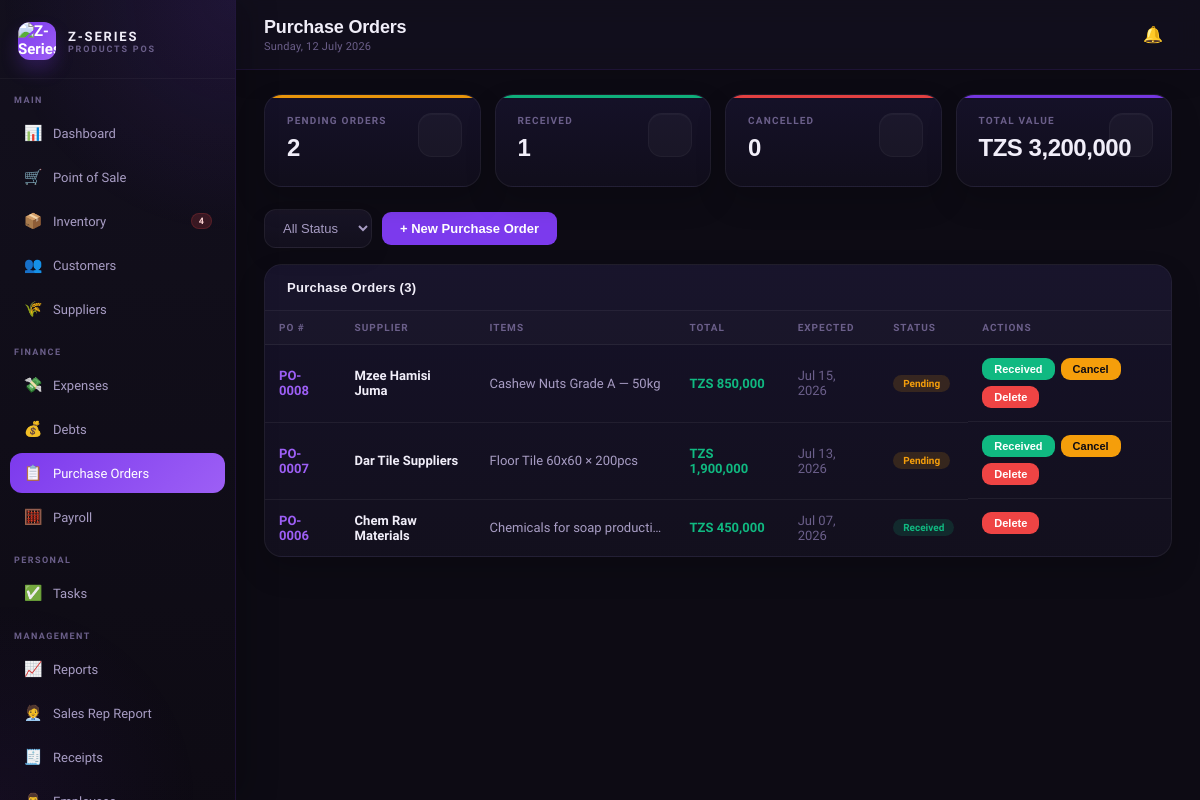
/purchase_orders.php (signed in), run on the app's committed database.
### tables this page shows
CREATE TABLE purchase_orders (
  id INT AUTO_INCREMENT PRIMARY KEY,
  po_number VARCHAR(20) UNIQUE NOT NULL,
  supplier_id INT,
  supplier_name VARCHAR(150),
  items TEXT,
  total_amount DECIMAL(12,2),
  payment_terms VARCHAR(100),
  order_date DATE,
  expected_date DATE,
  status ENUM('pending','received','cancelled') DEFAULT 'pending',
  notes TEXT,
  created_at TIMESTAMP DEFAULT CURRENT_TIMESTAMP,
  FOREIGN KEY (supplier_id) REFERENCES suppliers(id)
);

### config.php (called while the page is built, shortened)
<?php
function tzs($amount) {
    return 'TZS ' . number_format($amount, 0, '.', ',');
}
?>

### purchase_orders.php (the view, shortened to what this page needs)
<?php
require_once 'includes/header.php';
$status_f = $_GET['status']??'';
$allowed_statuses = ['pending','received','cancelled'];
if (!in_array($status_f, $allowed_statuses, true)) {
  $status_f = '';
}
if ($status_f) {
  $stmt = $conn->prepare("SELECT * FROM purchase_orders WHERE status = ? ORDER BY created_at DESC");
  $stmt->bind_param('s', $status_f);
  $stmt->execute();
  $pos = $stmt->get_result();
} else {
  $pos = $conn->query("SELECT * FROM purchase_orders ORDER BY created_at DESC");
}
$stats = $conn->query("SELECT SUM(status='pending') as pending, SUM(status='received') as received, SUM(status='cancelled') as cancelled, COALESCE(SUM(total_amount),0) as total_value FROM purchase_orders")->fetch_assoc();
?>
<div class="stats-grid">
  <div class="stat-card amber"><div class="stat-label">Pending Orders</div><div class="stat-value"><?=$stats['pending']?></div><div class="stat-icon"></div></div>
  <div class="stat-card green"><div class="stat-label">Received</div><div class="stat-value"><?=$stats['received']?></div><div class="stat-icon"></div></div>
  <div class="stat-card red"><div class="stat-label">Cancelled</div><div class="stat-value"><?=$stats['cancelled']?></div><div class="stat-icon"></div></div>
  <div class="stat-card purple"><div class="stat-label">Total Value</div><div class="stat-value"><?=tzs($stats['total_value'])?></div><div class="stat-icon"></div></div>
</div>
<form method="GET" style="display:contents"><div class="filter-bar">
  <select class="filter-select" name="status" onchange="this.form.submit()"><option value="">All Status</option></select>
  <button type="button" class="btn btn-primary" onclick="openModal('add-po-modal')">+ New Purchase Order</button>
</div></form>
<div class="card"><div class="card-header"><span class="card-title">Purchase Orders (<?=$pos->num_rows?>)</span></div>
<div class="table-wrap"><table><thead><tr><th>PO #</th><th>Supplier</th><th>Items</th><th>Total</th><th>Expected</th><th>Status</th><th>Actions</th></tr></thead>
<tbody><?php while($po=$pos->fetch_assoc()):?>
<tr><td class="text-purple"><?=htmlspecialchars($po['po_number'])?></td><td class="td-bold"><?=htmlspecialchars($po['supplier_name'])?></td>
<td style="max-width:200px;overflow:hidden;text-overflow:ellipsis;white-space:nowrap"><?=htmlspecialchars($po['items'])?></td>
<td class="text-success"><?=tzs($po['total_amount'])?></td>
<td class="text-muted"><?=$po['expected_date']?date('M d, Y',strtotime($po['expected_date'])):'—'?></td>
<td><span class="badge badge-<?=$po['status']==='received'?'success':($po['status']==='pending'?'warning':'danger')?>"><?=ucfirst($po['status'])?></span></td>
<td style="display:flex;gap:6px;align-items:center;flex-wrap:wrap">
  <?php if($po['status']==='pending'):?>
  <form method="POST" style="margin:0"><input type="hidden" name="action" value="receive"><?= csrfInput() ?><input type="hidden" name="id" value="<?=$po['id']?>">
  <button type="submit" class="btn btn-success btn-sm">Received</button></form>
  <form method="POST" style="margin:0" data-confirm="Cancel this purchase order?"><input type="hidden" name="action" value="cancel"><?= csrfInput() ?><input type="hidden" name="id" value="<?=$po['id']?>">
  <button type="submit" class="btn btn-warning btn-sm">Cancel</button></form>
  <?php endif;?>
  <form method="POST" style="margin:0" data-confirm="Delete purchase order <?=htmlspecialchars($po['po_number'], ENT_QUOTES)?>?">
  <button type="submit" class="btn btn-danger btn-sm">Delete</button></form>
</td></tr>
<?php endwhile; if($pos->num_rows===0):?><tr><td colspan="7" style="text-align:center;padding:30px;color:var(--text3)">No purchase orders found</td></tr><?php endif;?></tbody></table></div></div>
<?php
require_once 'includes/footer.php';
?>

### css/style.css (style rules this page uses)
* { margin:0;padding:0;box-sizing:border-box }
:root { --bg:#0D0B14;--bg2:#13101E;--bg3:#1A1628;--bg4:#211D35; --purple:#7C3AED;--purple2:#9D5FF5;--purple3:#5B21B6; --purple-glow:rgba(124,58,237,0.15);--purple-light:rgba(124,58,237,0.08); --text:#F1EEF9;--text2:#A89DC4;--text3:#6B5F8A; --border:rgba(124,58,237,0.18);--border2:rgba(255,255,255,0.06); --success:#10B981;--warning:#F59E0B;--danger:#EF4444;--info:#3B82F6; --card-bg:#16122A; }
body { font-family:'Satoshi',sans-serif;background:var(--bg);color:var(--text);min-height:100vh }
.stats-grid { display:grid;grid-template-columns:repeat(4,1fr);gap:14px;margin-bottom:22px }
.stat-card { background:linear-gradient(180deg,rgba(22,18,42,0.96),rgba(17,14,28,0.98));border:1px solid var(--border2);border-radius:18px;padding:20px 22px;position:relative;overflow:hidden;box-shadow:0 14px 30px rgba(0,0,0,0.18) }
.stat-card::before { content:'';position:absolute;top:0;left:0;right:0;height:3px;opacity:0.95 }
.stat-card.purple::before { background:var(--purple) }
.stat-card.green::before { background:var(--success) }
.stat-card.amber::before { background:var(--warning) }
.stat-card.red::before { background:var(--danger) }
.stat-label { font-size:10px;font-weight:700;color:var(--text3);text-transform:uppercase;letter-spacing:0.12em;margin-bottom:8px }
.stat-value { font-size:24px;font-weight:800;color:var(--text);font-family:'Syne',sans-serif;margin-bottom:4px;letter-spacing:-0.02em }
.stat-icon { position:absolute;right:18px;top:18px;width:44px;height:44px;border-radius:14px;display:flex;align-items:center;justify-content:center;font-size:20px;opacity:1;background:rgba(255,255,255,0.03);border:1px solid rgba(255,255,255,0.04);box-shadow:inset 0 1px 0 rgba(255,255,255,0.03) }
.card { background:linear-gradient(180deg,rgba(22,18,42,0.96),rgba(19,16,30,0.98));border:1px solid var(--border2);border-radius:18px;overflow:hidden;margin-bottom:16px;box-shadow:0 14px 30px rgba(0,0,0,0.16) }
.card-header { padding:15px 22px;border-bottom:1px solid var(--border2);display:flex;align-items:center;justify-content:space-between;background:rgba(255,255,255,0.01) }
.card-title { font-size:13px;font-weight:800;color:var(--text);font-family:'Syne',sans-serif;letter-spacing:0.02em }
.table-wrap { overflow-x:auto }
table { width:100%;border-collapse:collapse }
th { padding:11px 14px;text-align:left;font-size:10px;font-weight:800;color:var(--text3);text-transform:uppercase;letter-spacing:0.1em;border-bottom:1px solid var(--border2);background:rgba(255,255,255,0.02);white-space:nowrap }
td { padding:13px 14px;font-size:13px;color:var(--text2);border-bottom:1px solid var(--border2);vertical-align:middle }
tr:last-child td { border-bottom:none }
.td-bold { color:var(--text);font-weight:600 }
.badge { padding:3px 10px;border-radius:99px;font-size:10px;font-weight:700;display:inline-block;white-space:nowrap }
.badge-success { background:rgba(16,185,129,0.15);color:var(--success) }
.badge-warning { background:rgba(245,158,11,0.15);color:var(--warning) }
.text-purple { color:var(--purple2);font-weight:700 }
.text-success { color:var(--success);font-weight:700 }
.text-muted { color:var(--text3) }
.btn { padding:9px 18px;border-radius:9px;border:none;font-size:13px;font-weight:600;cursor:pointer;font-family:'DM Sans',sans-serif;transition:all 0.15s;text-decoration:none;display:inline-flex;align-items:center;gap:6px }
.btn-primary { background:var(--purple);color:white }
.btn-danger { background:var(--danger);color:white }
.btn-success { background:var(--success);color:white }
.btn-warning { background:var(--warning);color:var(--bg) }
.btn-sm { padding:5px 12px;font-size:11px }
.filter-bar { display:flex;gap:10px;margin-bottom:16px;align-items:center;flex-wrap:wrap }
.filter-select { padding:10px 14px;background:linear-gradient(180deg,rgba(26,22,40,0.92),rgba(19,16,30,0.98));border:1px solid var(--border2);border-radius:12px;color:var(--text2);font-size:13px;font-family:'DM Sans',sans-serif;outline:none;cursor:pointer;box-shadow:0 10px 22px rgba(0,0,0,0.08) }
.table-wrap td .btn, .table-wrap td form { display:inline-flex;align-items:center }
.table-wrap td form { margin-left:6px }
.table-wrap td form button { margin:0 }

### data on the page
purchase_orders: po_number "PO-0008", supplier_name "Mzee Hamisi Juma", items "Cashew Nuts Grade A — 50kg", total_amount "TZS 850,000", expected_date "Jul 15, 2026", status "Pending"
purchase_orders: po_number "PO-0007", supplier_name "Dar Tile Suppliers", items "Floor Tile 60x60 × 200pcs", total_amount "TZS 1,900,000", expected_date "Jul 13, 2026", status "Pending"
purchase_orders: po_number "PO-0006", supplier_name "Chem Raw Materials", items "Chemicals for soap producti…", total_amount "TZS 450,000", expected_date "Jul 07, 2026", status "Received"

### other printed values
$low_stock_count "4"
$page_title "Purchase Orders"
$stats['pending'] "2"
$stats['received'] "1"
$stats['cancelled'] "0"
tzs($stats['total_value']) "TZS 3,200,000"
$pos->num_rows "3"
